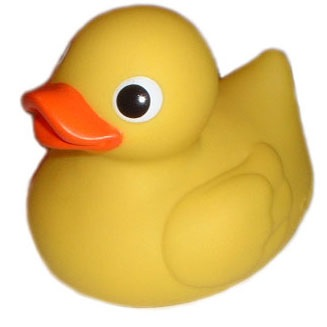
%> input picture Rubber_Ducky.jpg, 327 x 327 px
$ octave 'IC_PCA(rgb).m'   (GNU Octave 9; MATLAB toolbox functions it lacks are replaced by stand-ins)
%> lines starting %> are read from the running program, lines starting %| are printed output that depends on the picture
% PCA-based color image compression
% Break up RGB image into channels and perform SVD on each of them
% Take sub-portions of components to regenerate channels and combine

%% Load image
img = imread('Rubber_Ducky.jpg');
%> img is the input picture: size 327x327x3 uint8; mean R, G, B 226.7, 198.2, 131.6
%% Get grayscale image
figure(1);

subplot(1,2,1);
imshow(img);
title('Original');

%% Do SVD on grayscale NxN matrix
shape = size(img);
%> shape = [327 327 3]
U = zeros(shape);
S = zeros(shape);
V = zeros(shape);
for i = 1:3
    [U(:,:,i),S(:,:,i),V(:,:,i)] = svd(im2double(img(:,:,i)));
end
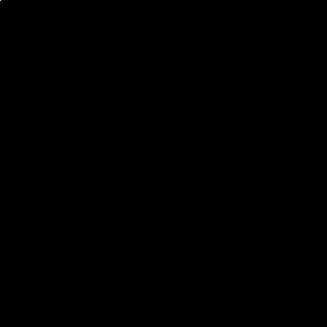
%> S: size 327x327x3 double; mean R, G, B 0, 0, 0; drawn with min black and max white
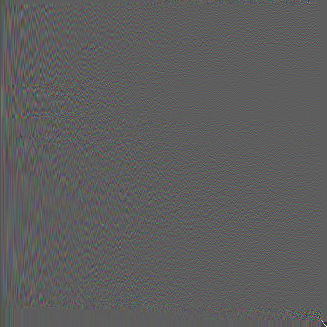
%> U: size 327x327x3 double; mean R, G, B -0.000152, -0.000144, -0.00011; drawn with min black and max white
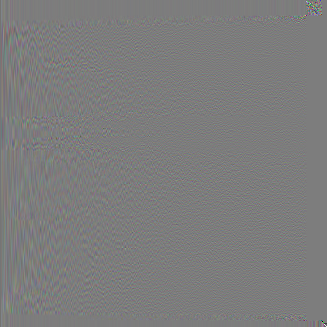
%> V: size 327x327x3 double; mean R, G, B -0.000186, -0.000198, -0.000227; drawn with min black and max white

%% Contains sub-portion of components
Ug = zeros(shape);
Sg = zeros(shape);
Vgt = zeros(shape);
Vt = zeros(shape);
for i = 1:3
    Vt(:,:,i) = V(:,:,i)';
end
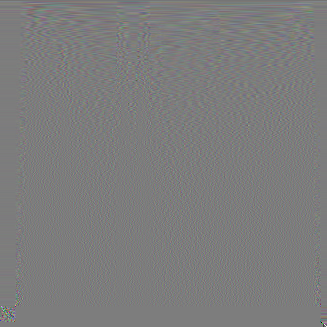
%> Vt: size 327x327x3 double; mean R, G, B -0.000186, -0.000198, -0.000227; mean of the top-left, top-right, bottom-left and bottom-right quarters -0.000749, -7.05e-05, 0.000107, -0.000106; drawn with min black and max white

%% Regenerate from components (for varying sub-portions p)
% N = size(img,1);
N = 100;
for p = 1:N
    regenerated_img = zeros(shape);

    for i = 1:3
        Ug(:, 1:p, i) = U(:, 1:p, i);
        Sg(1:p, 1:p, i) = S(1:p, 1:p, i);
        Vgt(1:p, :, i) = Vt(1:p, :, i);
        regenerated_img(:,:,i) = Ug(:,:,i) * Sg(:,:,i) * Vgt(:,:,i);
    end

    imwrite(regenerated_img,sprintf('PCA_rgb_Rubber_Ducky_%d.png', p),'png');
end
%> this loop made 100 passes
%> pass 1, `imwrite(regenerated_img,sprintf('PCA_rgb_Rubber_Ducky_%d.png', p),'png..`:
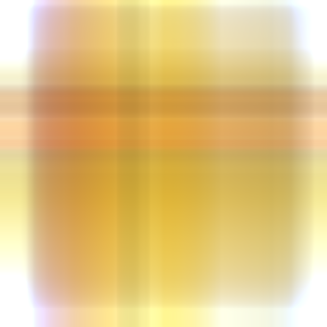
%> saved as PCA_rgb_Rubber_Ducky_1.png: size 327x327x3 uint8; mean R, G, B 226, 196.8, 130.6
%> after the loop:
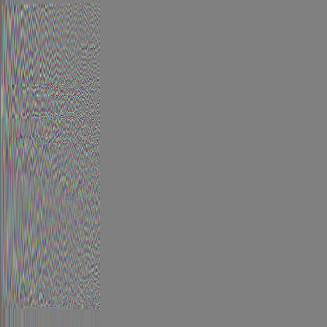
%> Ug: size 327x327x3 double; mean R, G, B -0.000152, -0.000144, -0.00011; mean of the top-left, top-right, bottom-left and bottom-right quarters -0.000143, 0, -0.000399, 0; drawn with min black and max white
%> after the loop:
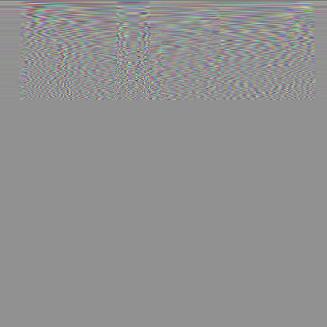
%> Vgt: size 327x327x3 double; mean R, G, B -0.000186, -0.000198, -0.000227; mean of the top-left, top-right, bottom-left and bottom-right quarters -0.000776, -4.31e-05, 0, 0; drawn with min black and max white
